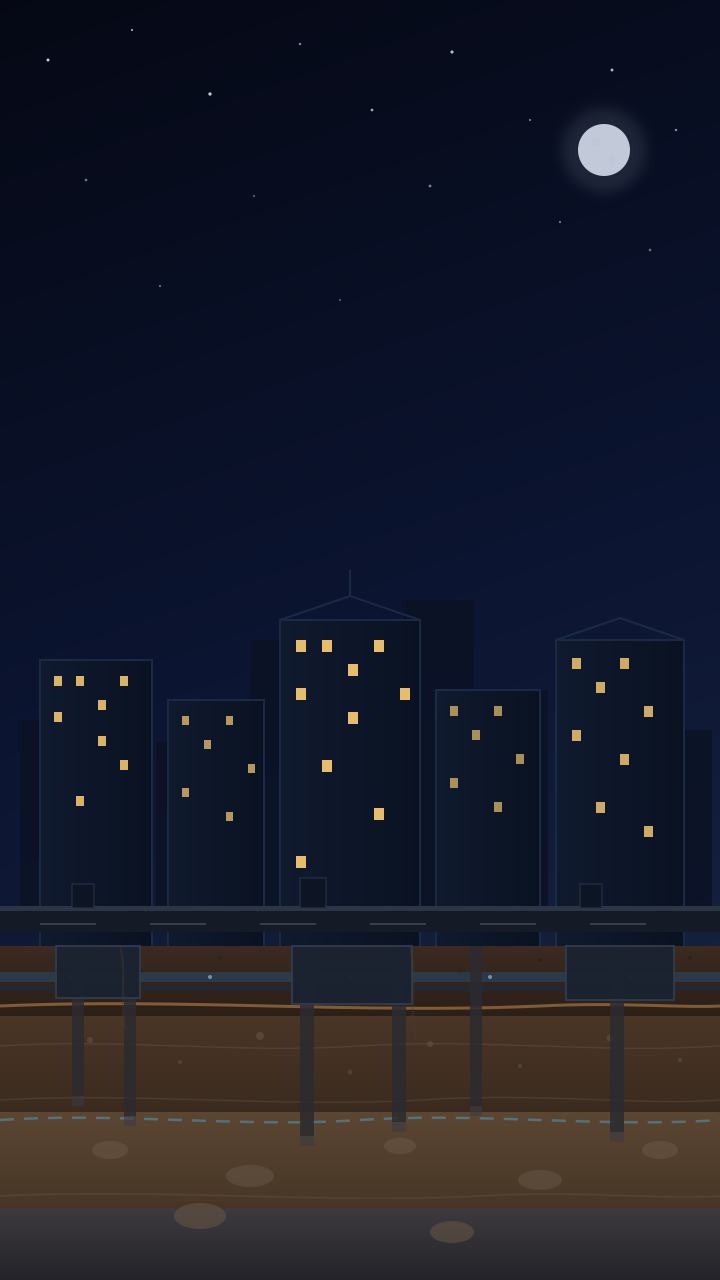
#> input picture art/tbm_city.png, 1440 x 2560 px (shown at 1/2 size)
$ python tbm.py
#> lines starting #> are read from the running program, lines starting #| are printed output that depends on the picture
"""Эпизод про тоннелепроходческий щит: городской разрез, ротор, обделка."""
import math
import os
import random

from PIL import Image, ImageDraw

from vgen.renderers.skyscraper import caption as hl_caption, progress

W, H, SS = 720, 1280, 2
ART = os.path.join(os.path.dirname(os.path.dirname(os.path.dirname(os.path.abspath(__file__)))), "art")

TUN_Y = 1052
TUN_R = 104
HEAD1 = 690

CITY = Image.open(os.path.join(ART, "tbm_city.png")).convert("RGBA").resize((W * SS, H * SS), Image.LANCZOS)
#> CITY is the input picture: PIL image 1440x2560 RGBA; mean R, G, B, A 25.1, 27.5, 40.7, 255
TBM = Image.open(os.path.join(ART, "tbm_side.png")).convert("RGBA").transpose(Image.FLIP_LEFT_RIGHT)
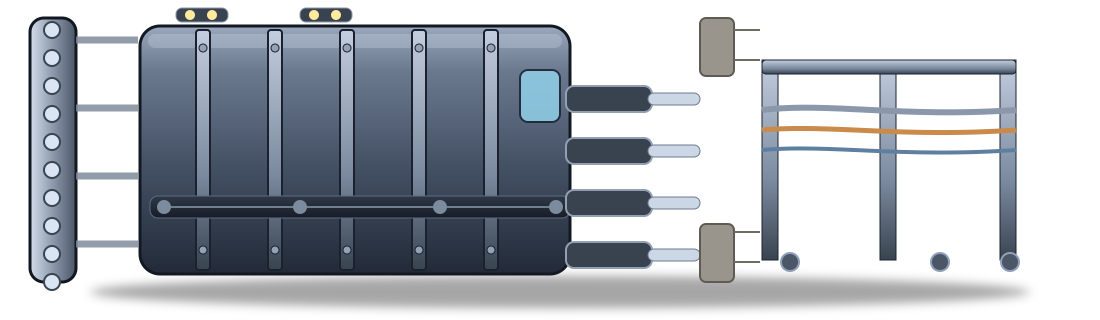
#> input picture art/tbm_side.png, 2200 x 640 px (shown at 1/2 size)
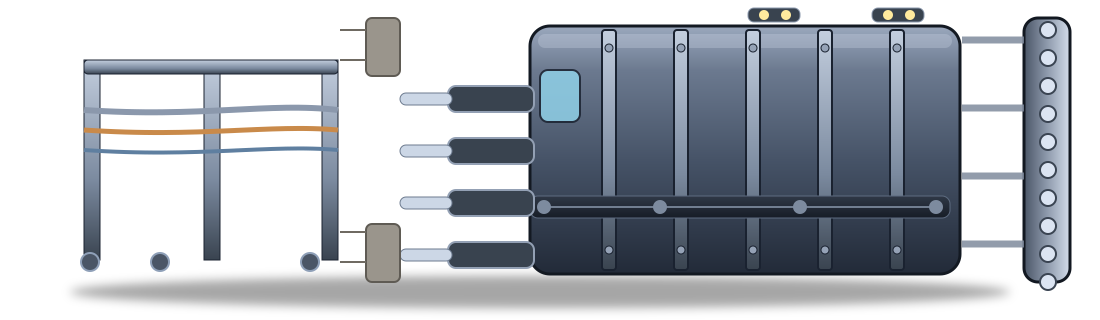
#> TBM: PIL image 2200x640 RGBA (shown at 1/2 size); mean R, G, B, A 152.7, 157.6, 164.8, 119.7; transparent parts drawn white
DISC = Image.open(os.path.join(ART, "tbm_disc.png")).convert("RGBA")
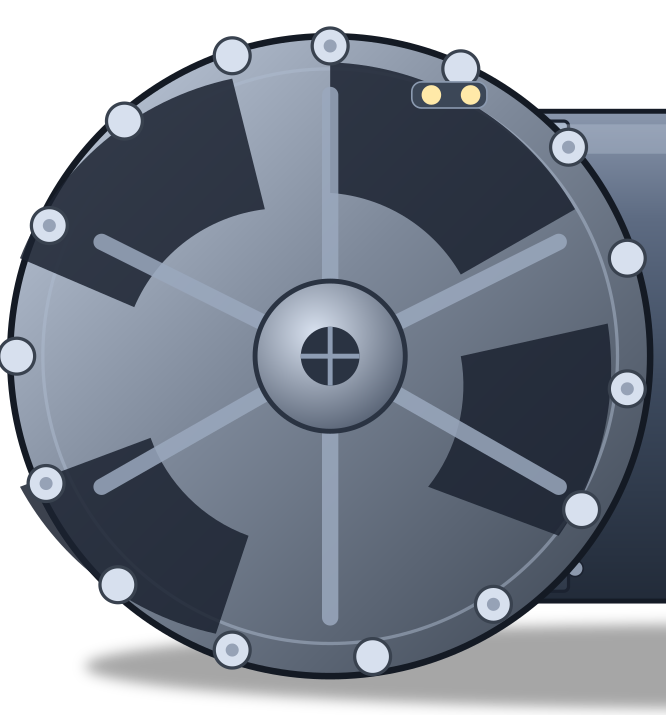
#> input picture art/tbm_disc.png, 666 x 715 px
#> DISC is the input picture: PIL image 666x715 RGBA; mean R, G, B, A 115.5, 122.7, 134.4, 194.7

GOLD = (255, 196, 96)
CREAM = (255, 236, 176)
CYAN = (150, 228, 255)
LIME = (198, 240, 92)
WHITE = (238, 244, 255)
DIM = (150, 170, 200)


def X(v):
    return int(round(v * SS))


def P(*pts):
    return [(X(a), X(b)) for a, b in pts]


def XY(a, b):
    return (X(a), X(b))


def F(size):
    from vgen.palette import font
    return font(size)


# [108 lines left out: functions tunnel, rings, floor_strip, draw_machine, callout, dust and 1 more, not called in this run]


def label(d, text, x, y, color=CREAM, size=24):
    d.text(XY(x, y), text, font=F(size), fill=color, stroke_width=X(3), stroke_fill=(6, 10, 18, 220))


# [77 lines left out: functions scene_hook, scene_face, scene_shield, scene_lining, scene_final, not called in this run]


SCENES = {
    "hook": scene_hook,
    "face": scene_face,
    "shield": scene_shield,
    "lining": scene_lining,
    "final": scene_final,
}


# [17 lines left out: functions zoom, render, not called in this run]
